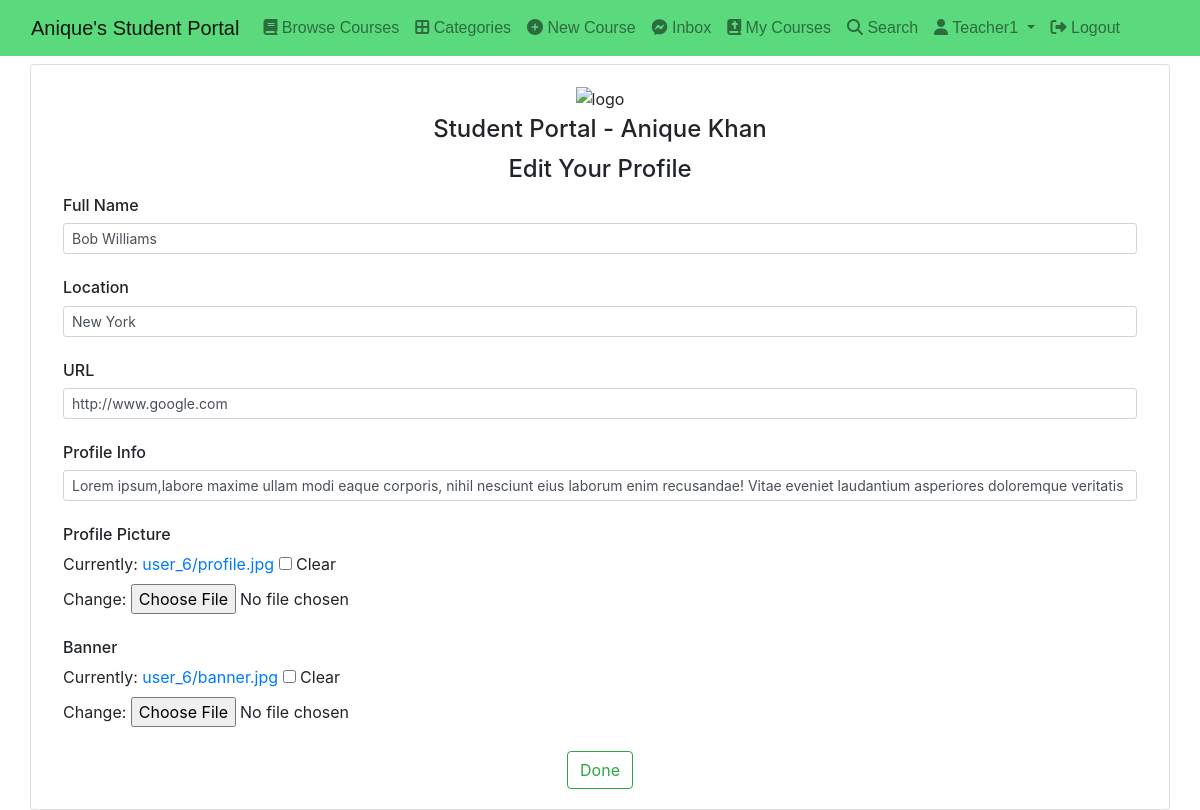
The app's page /user/profile/edit (signed in) with its own data.
### authy/models.py (models this page shows, shortened)
class Profile(models.Model):
	user = models.OneToOneField(User, on_delete=models.CASCADE, related_name='profile')
	full_name = models.CharField(max_length=50, null=True, blank=True)
	location = models.CharField(max_length=50, null=True, blank=True)
	url = models.CharField(max_length=80, null=True, blank=True)
	profile_info = models.TextField(max_length=1500, null=True, blank=True)
	created = models.DateField(auto_now_add=True)
	picture = models.ImageField(upload_to=user_directory_path_profile, blank=True, null=True, verbose_name='Picture')
	banner = models.ImageField(upload_to=user_directory_path_banner, blank=True, null=True, verbose_name='Banner')

### authy/views.py (the view)
# urls.py: path('profile/edit', EditProfile, name='edit-profile'),
@login_required
def EditProfile(request):
    profile = Profile.objects.filter(user=request.user).first()
    if request.method == 'POST':
        form = EditProfileForm(request.POST, request.FILES, instance=profile)
        if form.is_valid():
            profile.picture = form.cleaned_data.get('picture')
            profile.full_name = form.cleaned_data.get('full_name')
            profile.banner = form.cleaned_data.get('banner')
            profile.location = form.cleaned_data.get('location')
            profile.url = form.cleaned_data.get('url')
            profile.profile_info = form.cleaned_data.get('profile_info')
            profile.save()
            return redirect('user-profile',username=request.user.username)
    else:
        form = EditProfileForm(instance=profile)
    context = {
        'form': form,
    }
    return render(request, 'registration/edit_profile.html', context)

### authy/forms.py
class EditProfileForm(forms.ModelForm):
    full_name = forms.CharField(
        widget=forms.TextInput(attrs={"class":"form-control form-control-sm"}), max_length=50, required=False)
    picture = forms.ImageField(required=False)
    banner = forms.ImageField(required=False)
    location = forms.CharField(
        widget=forms.TextInput(attrs={"class":"form-control form-control-sm"}), max_length=25, required=False)
    url = forms.URLField(widget=forms.TextInput(attrs={"class":"form-control form-control-sm"}),
                         max_length=60, required=False)
    profile_info = forms.CharField(
        widget=forms.TextInput(attrs={"class":"form-control form-control-sm"}), max_length=260, required=False)
    class Meta:
        model = Profile
        fields = ('picture', 'banner',
                  'full_name', 'location', 'url', 'profile_info')

### direct/views.py (called while the page is built)
def directs_count(request):
    directs_count = 0
    if request.user.is_authenticated:
        directs_count = Message.objects.filter(user=request.user,is_read=False).count()
    return {'directs_count':directs_count}

### student_portal/templates/registration/edit_profile.html (shortened to what this page needs)
{% extends 'base.html' %}{% block content %}
<div class="container mt-2">
  <div class="row">
    <div class="card w-100">
      <div class="card-body">
        <div class="text-center">
          <img
            src="https://mdbcdn.b-cdn.net/img/Photos/new-templates/bootstrap-login-form/lotus.webp"
            style="width: 185px"
            alt="logo"
          />
          <h4 class="mt-1 mb-2 pb-1">Student Portal - Anique Khan</h4>
          <h4 class="pb-1">Edit Your Profile</h4>
        </div>
        <form method="post" action="" role="form" enctype="multipart/form-data">
          <div class="form-outline mb-4">
            <h6 class="form-label" for="form2Example11">Full Name</h6>
            {{ form.full_name }}
          </div>
          <div class="form-outline mb-4">
            <h6 class="form-label" for="form2Example11">Location</h6>
            {{ form.location }}
          </div>
          <div class="form-outline mb-4">
            <h6 class="form-label" for="form2Example11">URL</h6>
            {{ form.url }}
          </div>
          <div class="form-outline mb-4">
            <h6 class="form-label" for="form2Example11">Profile Info</h6>
            {{ form.profile_info }}
          </div>
          <div class="form-outline mb-4">
            <h6 class="form-label" for="form2Example11">Profile Picture</h6>
            {{ form.picture }}
          </div>
          <div class="form-outline mb-4">
            <h6 class="form-label" for="form2Example11">Banner</h6>
            {{ form.banner }}
          </div>
          <div class="text-center">
            <button type="submit" class="btn btn-outline-success">Done</button>
          </div>
        </form>
      </div>
    </div>
  </div>
</div>
{% endblock content %}

### student_portal/templates/base.html (shortened to what this page needs)
{% load static %}
<!DOCTYPE html>
<html lang="en">
  <head>
    <link
      href="https://cdn.jsdelivr.net/npm/bootstrap@5.0.2/dist/css/bootstrap.min.css"
      rel="stylesheet"
    />
    <link
      rel="stylesheet"
      href="https://cdnjs.cloudflare.com/ajax/libs/font-awesome/6.1.1/css/all.min.css"
    />
    <link
      rel="stylesheet"
      href="https://stackpath.bootstrapcdn.com/bootstrap/4.3.1/css/bootstrap.min.css"
    />
  </head>
  <body>
    <nav
      class="navbar navbar-expand-lg navbar-light"
      style="background: #5bd97d; font-family: sans-serif"
    >
      <div class="container-fluid">
        <a class="navbar-brand" href="{% url 'index' %}"
          >Anique's Student Portal</a
        >
        <div class="collapse navbar-collapse" id="navbarSupportedContent">
          <ul class="navbar-nav me-auto mb-2 mb-lg-0">
            <li class="nav-item">
              <a class="nav-link" href="{% url 'browse-courses' %}"
                ><i class="fa fa-book"></i> Browse Courses</a
              >
            </li>
            <li class="nav-item">
              <a class="nav-link" href="{% url 'categories' %}"
                ><i class="fas fa-border-all"></i> Categories</a
              >
            </li>
            <li class="nav-item">
              <a class="nav-link" href="{% url 'new-course' %}"
                ><i class="fa fa-plus-circle"></i> New Course</a
              >
            </li>
            <li class="nav-item">
              <a class="nav-link" href="{% url 'inbox' %}"
                ><i class="fa-brands fa-facebook-messenger"></i> Inbox
              </a>
            </li>
            <li class="nav-item">
              <a class="nav-link" href="{% url 'my-courses' %}"
                ><i class="fa-solid fa-book-bible"></i> My Courses</a
              >
            </li>
            <li class="nav-item">
              <a class="nav-link" href="{% url 'search' %}"
                ><i class="fa-solid fa-search"></i> Search</a
              >
            </li>
            <li class="nav-item dropdown">
              <a
                class="nav-link dropdown-toggle"
                href="#"
                id="navbarDropdown"
                role="button"
                data-bs-toggle="dropdown"
                aria-expanded="false"
              >
                <i class="fa fa-user"></i> {{request.user.username|capfirst}}
              </a>
            </li>
            <li class="nav-item">
              <a class="nav-link" href="{% url 'logout' %}"
                ><i class="fa-solid fa-right-from-bracket"></i> Logout</a
              >
            </li>
          </ul>
        </div>
      </div>
    </nav>
    {% block content %} {% block pagination %} {% endblock pagination %} {% endblock content %}
  </body>
</html>

### records on screen
Profile: full_name "Bob Williams", location "New York", url "http://www.google.com", profile_info "Lorem ipsum,labore maxime ullam modi eaque corporis, nihil nesciunt eius laborum enim recusandae! Vitae eveniet laudantium asperiores doloremque veritatis"

### other values on screen
{{ request.user.username|capfirst }} "Teacher1"
